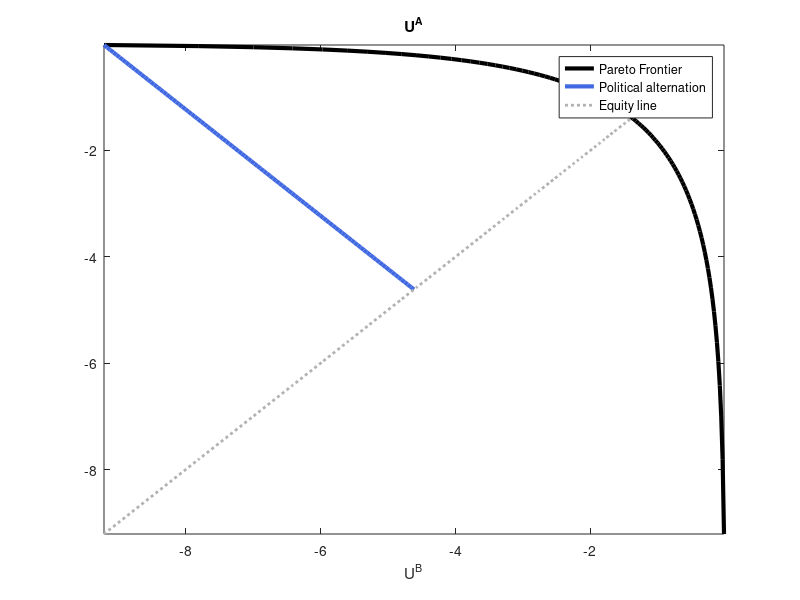

Here is the MATLAB script that generated this plot:
%Political Economy
%Lecture 1
%Does Political Economy matter?
%Code by: Laura Karpuska

%Colors
color1=(1/255)*[65, 105, 225]; %Royal Blue:
color2=(1/255)*[34, 139, 34]; %Forest Green
color3=(1/255)*[255, 165, 0]; %Orange
color4=(1/255)*[220, 20, 60]; %Crimson
colorgray=[.7 .7 .7];

%Parameters
Y=1; %size of the pie
beta=1; %intertemporal discount factor
xbar=0.01; %exogenous minimum consumption

%Grids
np=100;
prob=linspace(0,1,np); %probability of staying in power

nw=100;
omega_grid=linspace(0,1,nw);%Pareto weight

%Utility function
u=@(x) log(x);

%Planner's problem first-best
for i_w=1:nw
    omega=omega_grid(i_w);
    cA_fb(i_w)=omega;
    cB_fb(i_w)=Y-omega;

    if omega==0
        cA_fb(i_w)=xbar;
        cB_fb(i_w)=1-xbar;
    end

    if omega==1
        cA_fb(i_w)=1-xbar;
        cB_fb(i_w)=xbar;
    end

    UA_fb(i_w)=(1+beta)*u(cA_fb(i_w));
    UB_fb(i_w)=(1+beta)*u(cB_fb(i_w));

end

%Power alternation
%Politicians choose allocations under no (political) constraints
cAA_pol=1-xbar; %consumption of A when A is in power
cAB_pol=xbar; %consumption of A when B is in power
cBB_pol=1-xbar; %consumption of B when B is in power
cBA_pol=xbar; %consumption of B when A is in power

%A starts and stays in power with probability p
for i_p=1:np
    p=prob(i_p);
    UA_pol(i_p)=u(cAA_pol)+beta*p*u(cAA_pol)+beta*(1-p)*u(cAB_pol);
    UB_pol(i_p)=u(cBA_pol)+beta*p*u(cBA_pol)+beta*(1-p)*u(cBB_pol);
end


%Support
%Create a 45 degree (equity line)
for i_w=1:nw
if UA_fb(i_w)<UB_fb(i_w)
    UA_ff(i_w)=UA_fb(i_w);
    UB_ff(i_w)=NaN;
else
UA_ff(i_w)=NaN;
UB_ff(i_w)=UB_fb(i_w);
end
end

figure(1)
plot(UB_fb,UA_fb,'k', 'LineWidth', 3)
hold on
plot(UB_pol,UA_pol,'-','Color', color1, 'LineWidth', 3);
plot(UA_ff,UA_ff,':','Color', colorgray, 'LineWidth', 2);
hold off
xlabel('U^B')
title('U^A')
ylim([min(UA_fb(:)),max(UA_fb(:))])
xlim([min(UB_fb(:)),max(UB_fb(:))])
legend('Pareto Frontier','Political alternation','Equity line')